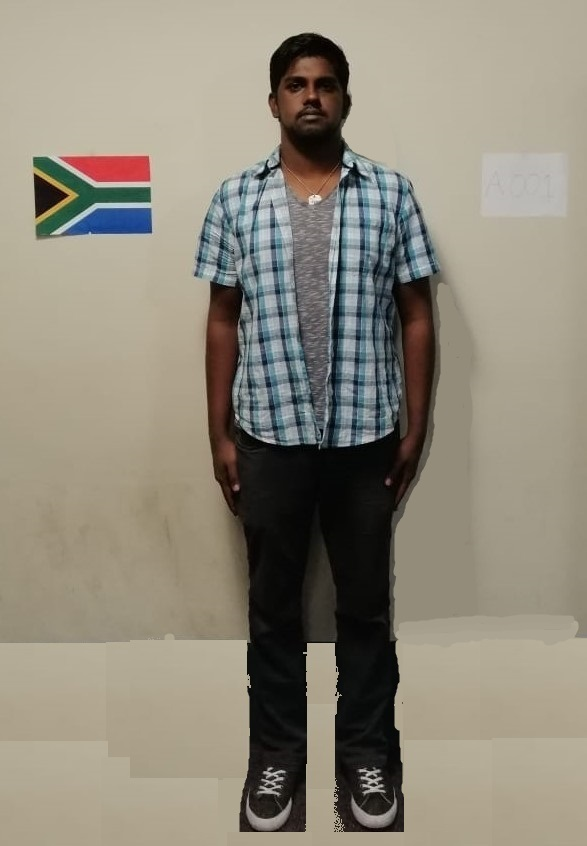
#> input picture images/example01.jpeg, 587 x 846 px
$ python -i edgeDetection.py   (imports and definitions only)
#> lines starting #> are read from the running program, lines starting #| are printed output that depends on the picture; after the words box and inside, x2 and y2 are one past the last pixel; in counts of white or black regions, pixels touching at a corner belong together
import cv2
from imutils import grab_contours
from imutils import contours
import numpy as np

def gray2binaryEdgedImage(gray):
	edged = cv2.Canny(gray, 100, 110)
	# perform rough closing on the image to remove small contours
	for x in range(0, 1):
		edged = cv2.dilate(edged, None, iterations=20)
		edged = cv2.erode(edged, None, iterations=20)
	return edged

def returnContours(edgedImage):
	# find contours in the edge map
	contoursInImage = cv2.findContours(edgedImage, cv2.RETR_EXTERNAL, cv2.CHAIN_APPROX_SIMPLE)
	contoursInImage = grab_contours(contoursInImage)
	# sort the contours from left-to-right
	(contoursInImage, _) = contours.sort_contours(contoursInImage)
	return contoursInImage

def detectRectangle(image):
	# find all the 'black' shapes in the image
	lower = np.array([0, 0, 0])
	upper = np.array([130, 130, 130])
	shapeMask = cv2.inRange(image, lower, upper)

	contoursInImage = cv2.findContours(shapeMask.copy(), cv2.RETR_EXTERNAL,
	cv2.CHAIN_APPROX_SIMPLE)
	contoursInImage = grab_contours(contoursInImage)
	contoursInImage = [c for c in contoursInImage if cv2.contourArea(c) > 20000]
	(contoursInImage, _) = contours.sort_contours(contoursInImage)

	# find contours that approximate a rectangle
	contoursInImage = [c for c in contoursInImage if len(cv2.approxPolyDP(c, 0.1*cv2.arcLength(c, True), True)) == 4]

	return contoursInImage

>>> import cv2
>>> picture = cv2.imread('images/example01.jpeg', cv2.IMREAD_GRAYSCALE)
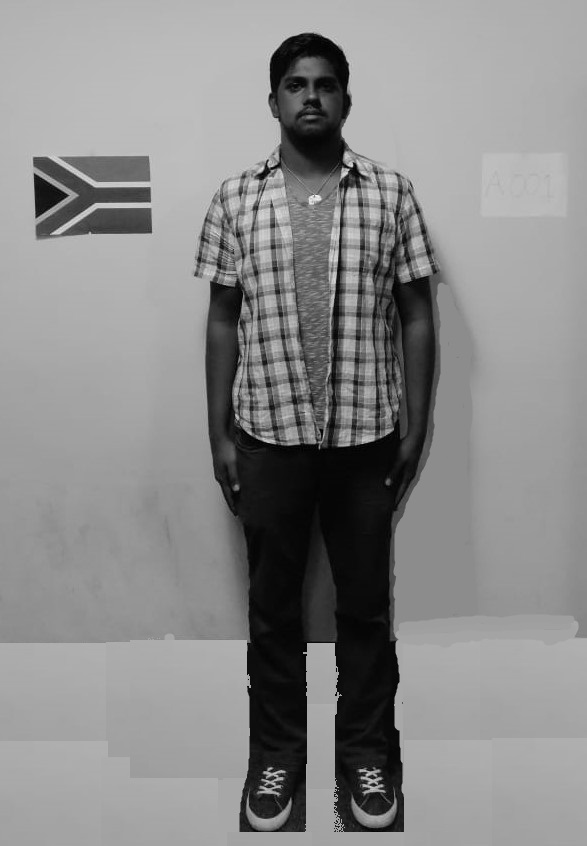
#> picture: shape (846, 587); min 0, max 246, mean 138
>>> result = gray2binaryEdgedImage(picture)
#> in gray2binaryEdgedImage, `edged = cv2.Canny(gray, 100, 110)`:
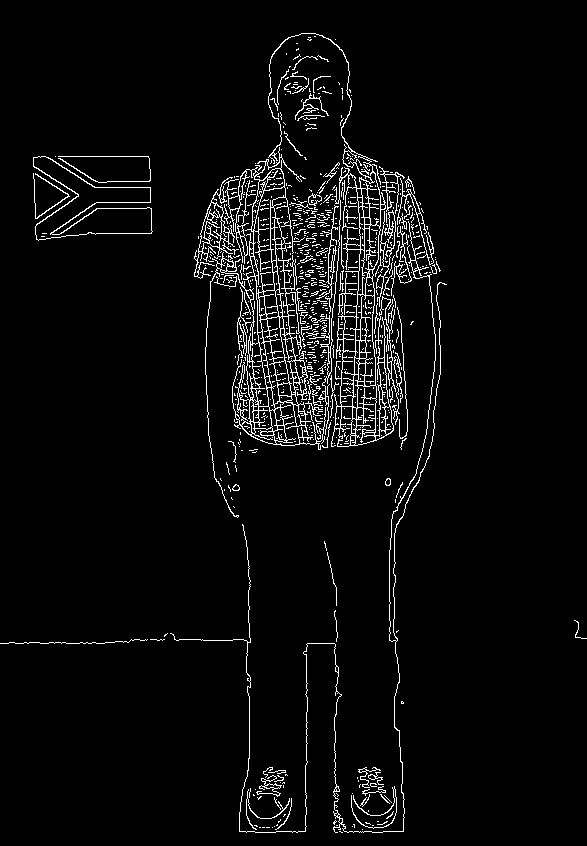
#> edged: shape (846, 587); 4.1% white in thin lines or dots
#> the loop in gray2binaryEdgedImage, `for x in range(0, 1):` made 1 pass
#> pass 1, in gray2binaryEdgedImage, `edged = cv2.dilate(edged, None, iterations=20)`:
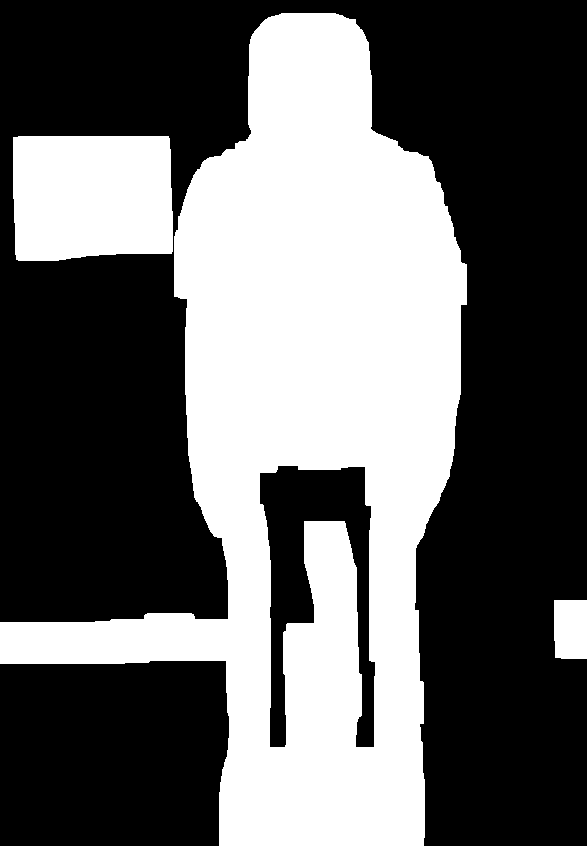
#> edged: shape (846, 587); 39.5% white; 3 white regions, box (x1, y1, x2, y2) and area: (0, 13, 467, 846) 175280, (13, 136, 173, 261) 19110, (554, 600, 587, 659) 1923
#> pass 1, in gray2binaryEdgedImage, `edged = cv2.erode(edged, None, iterations=20)`:
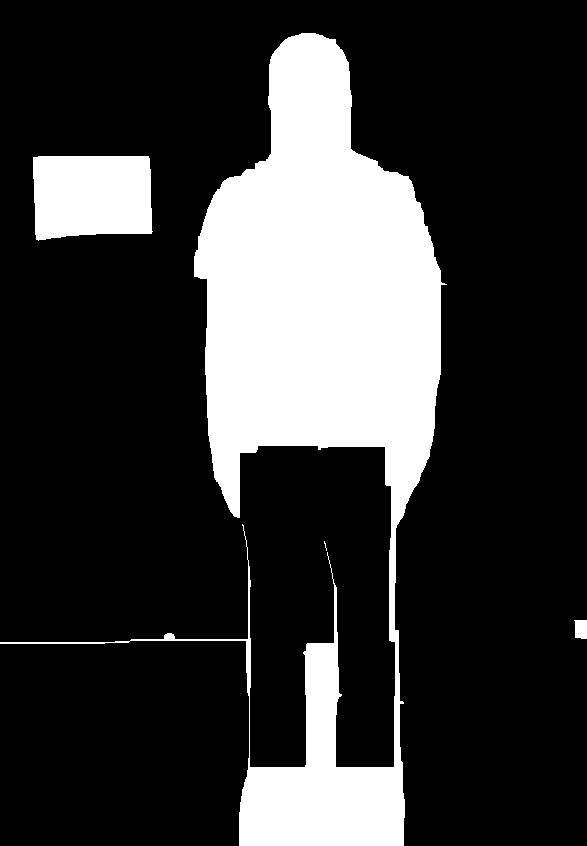
#> edged: shape (846, 587); 21.5% white; 4 white regions (1 under 20 px), largest, box (x1, y1, x2, y2) and area: (0, 33, 447, 846) 96981, (33, 156, 153, 241) 9310, (574, 620, 587, 639) 223

$ run again, on images/example02.jpeg
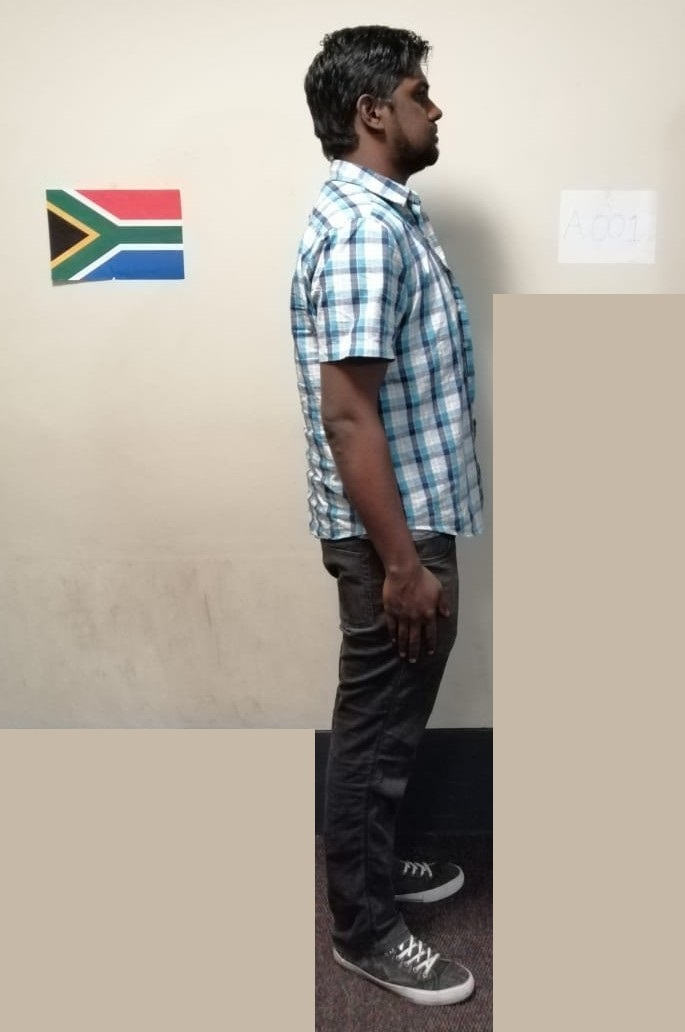
#> input picture images/example02.jpeg, 685 x 1032 px
#> in gray2binaryEdgedImage, `edged = cv2.Canny(gray, 100, 110)`:
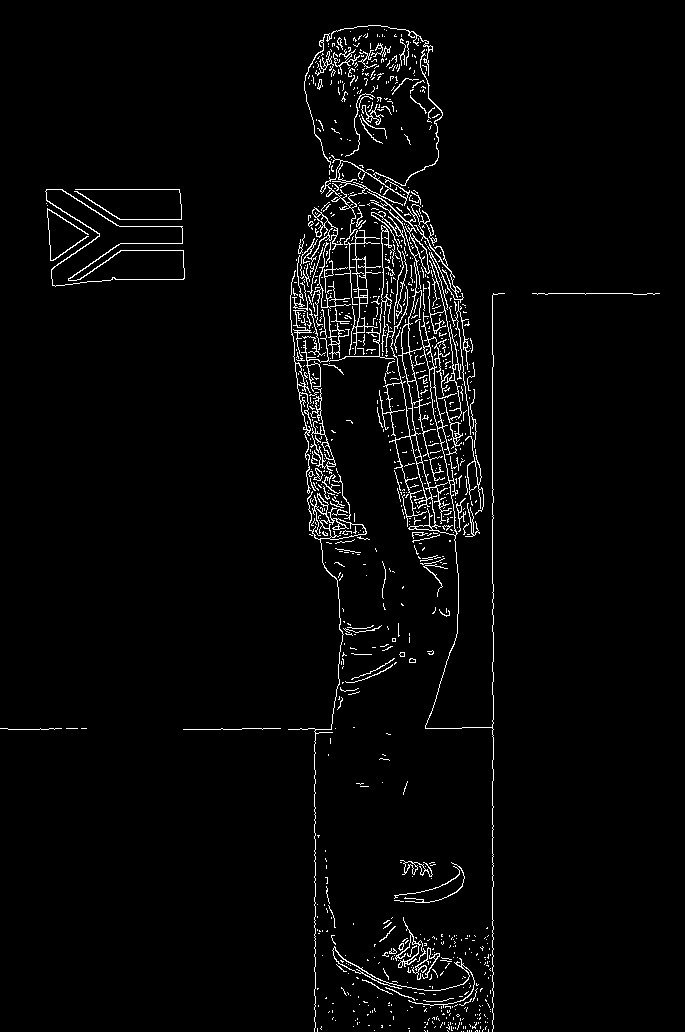
#> edged: shape (1032, 685); 2.9% white in thin lines or dots
#> the loop in gray2binaryEdgedImage, `for x in range(0, 1):` made 1 pass
#> pass 1, in gray2binaryEdgedImage, `edged = cv2.erode(edged, None, iterations=20)`:
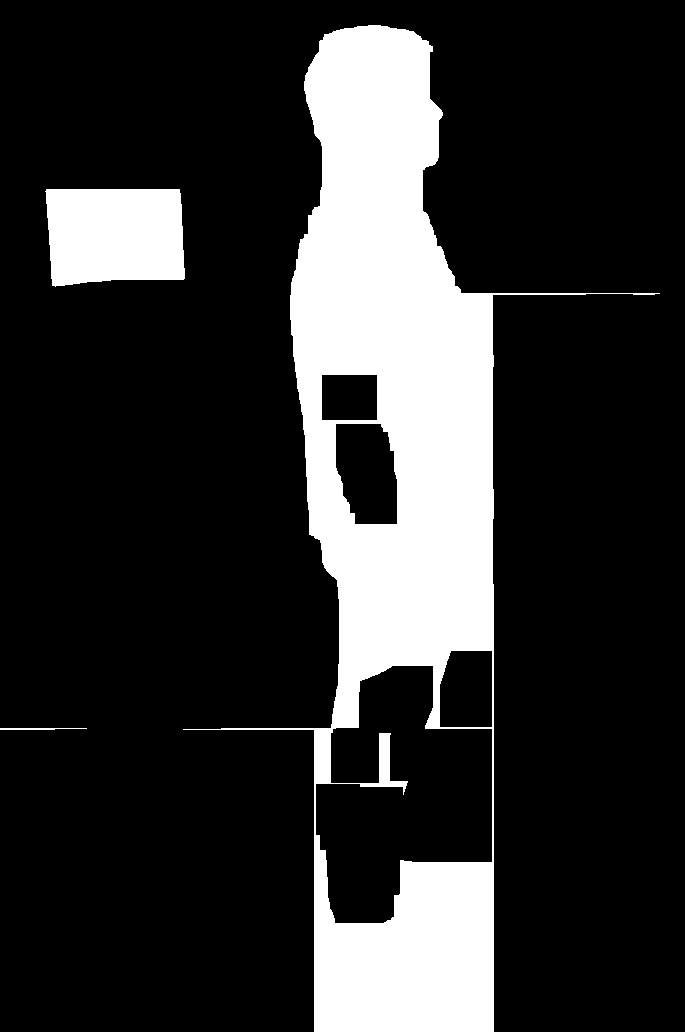
#> edged: shape (1032, 685); 19.3% white; 3 white regions, box (x1, y1, x2, y2) and area: (183, 25, 660, 1032) 124185, (45, 189, 185, 287) 12417, (0, 728, 87, 730) 142
